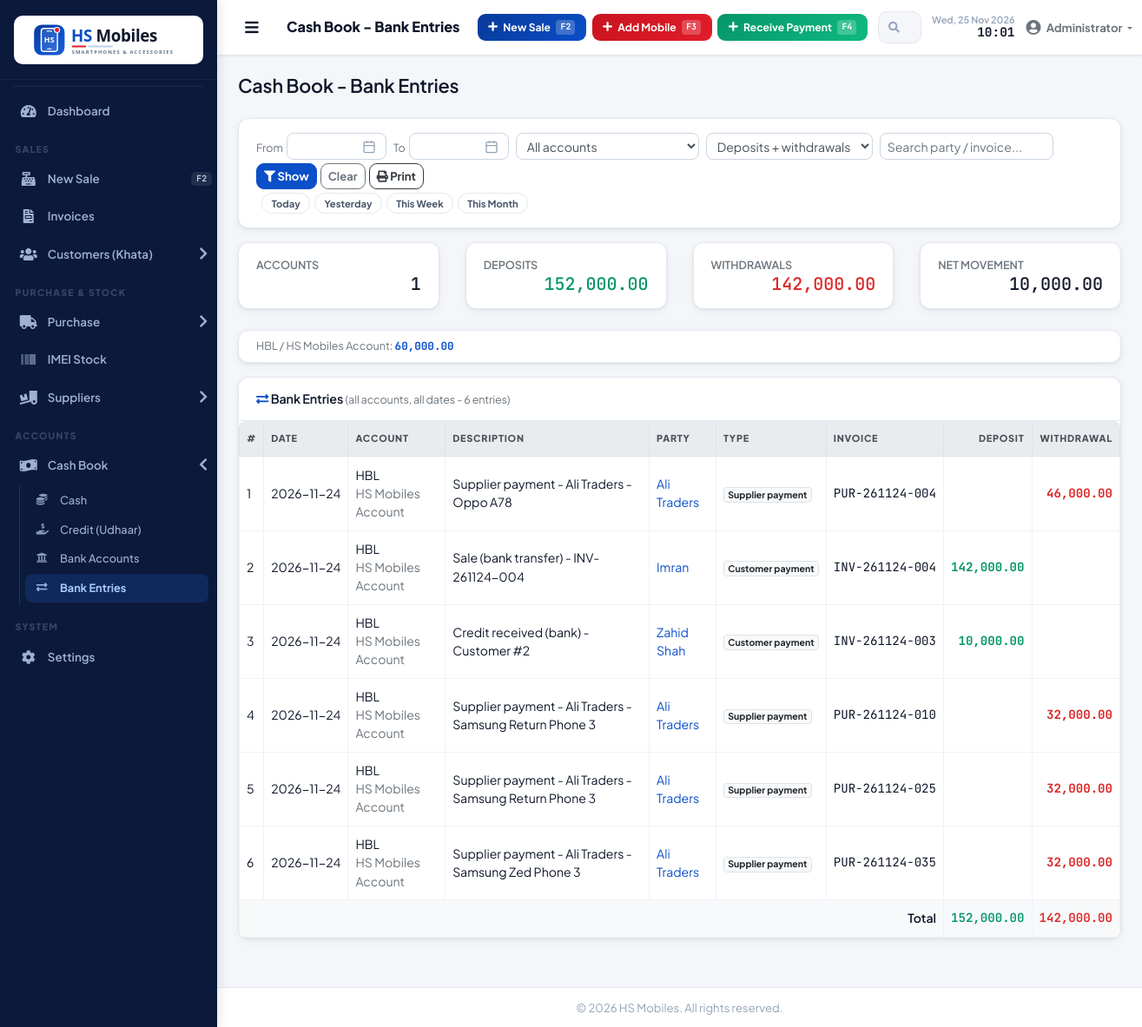
Page /modules/cashbook/bank_entries.php (signed in) on the committed database.
### tables this page shows
CREATE TABLE `bank_accounts` (
  `id` int(11) NOT NULL,
  `account_name` varchar(100) NOT NULL,
  `bank_name` varchar(100) NOT NULL,
  `account_no` varchar(50) NOT NULL,
  `account_type` enum('current','savings','loan') DEFAULT 'current',
  `branch_code` varchar(50) DEFAULT NULL,
  `opening_balance` decimal(12,2) DEFAULT 0.00,
  `current_balance` decimal(12,2) DEFAULT 0.00,
  `status` tinyint(1) DEFAULT 1,
  `created_at` date NOT NULL,
  `updated_at` date DEFAULT NULL
);

CREATE TABLE `bank_transactions` (
  `id` int(11) NOT NULL,
  `bank_account_id` int(11) NOT NULL,
  `transaction_date` date NOT NULL,
  `transaction_type` enum('deposit','withdrawal','transfer_in','transfer_out') NOT NULL,
  `amount` decimal(12,2) NOT NULL,
  `description` text DEFAULT NULL,
  `reference_type` varchar(50) DEFAULT NULL,
  `reference_id` int(11) DEFAULT NULL,
  `cheque_no` varchar(50) DEFAULT NULL,
  `cheque_date` date DEFAULT NULL,
  `cheque_status` enum('pending','cleared','bounced','cancelled') DEFAULT NULL,
  `created_by` int(11) DEFAULT NULL,
  `created_at` date NOT NULL
);

### modules/cashbook/bank_entries.php (the view, shortened to what this page needs)
<?php
require_once '../../includes/functions.php';
require_once __DIR__ . '/_common.php';
[$from, $to, $preset] = cb_period($_GET);
$account = (int)($_GET['account'] ?? 0);
$type = $_GET['type'] ?? 'all';
$q = trim($_GET['q'] ?? '');
$accounts = $pdo->query("SELECT id, account_name, bank_name, account_no, opening_balance, current_balance, status FROM bank_accounts ORDER BY bank_name, account_name")->fetchAll();
$accById = []; foreach ($accounts as $a) $accById[(int)$a['id']] = $a;
$opening = null;
$where = ['1=1']; $params = [];
$LIMIT = 2000;
$sql = "SELECT t.*, ba.account_name, ba.bank_name, " . cb_party_cols() . " FROM bank_transactions t JOIN bank_accounts ba ON ba.id = t.bank_account_id " . cb_party_joins('t') .
       " WHERE " . implode(' AND ', $where) . " ORDER BY t.transaction_date ASC, t.id ASC LIMIT " . ($LIMIT + 1);
$st = $pdo->prepare($sql);
$st->execute($params);
$rows = $st->fetchAll();
$dep = $wd = 0.0;
foreach ($rows as $r) {
    if (in_array($r['transaction_type'], ['deposit', 'transfer_in'], true)) $dep += (float)$r['amount']; else $wd += (float)$r['amount'];
}
$running_ok = ($account && $type === 'all' && $q === '');
$closing = $opening !== null ? $opening + $dep - $wd : null;
require_once '../../includes/header.php';
?>
<div class="card shadow mb-3 no-print">
  <div class="card-body py-3">
    <?php
      $opts = '<select name="account" class="form-control form-control-sm mr-2 mb-1"><option value="0">All accounts</option>';
      foreach ($accounts as $a) { $opts .= '<option value="' . (int)$a['id'] . '"' . ($account === (int)$a['id'] ? ' selected' : '') . '>' . cb_h($a['bank_name'] . ' - ' . $a['account_name']) . '</option>'; }
      $opts .= '</select><select name="type" class="form-control form-control-sm mr-2 mb-1">'
             . '<option value="all"' . ($type === 'all' ? ' selected' : '') . '>Deposits + withdrawals</option>'
             . '<option value="in"' . ($type === 'in' ? ' selected' : '') . '>Deposits only</option>'
             . '<option value="out"' . ($type === 'out' ? ' selected' : '') . '>Withdrawals only</option></select>'
             . '<input type="text" name="q" value="' . cb_h($q) . '" class="form-control form-control-sm mr-2 mb-1" placeholder="Search party / invoice..." style="width:200px">';
      echo cb_filter_bar('bank_entries.php', $from, $to, $opts);
    ?>
  </div>
</div>
<div class="row mb-3">
  <div class="col-md-3 mb-2"><div class="card shadow-sm h-100"><div class="card-body py-3"><div class="small text-muted font-weight-bold"><?= $account ? 'OPENING BALANCE' : 'ACCOUNTS' ?></div>
    <div class="h5 mb-0 money"><?= $account ? cb_money($opening) : count($accounts) ?></div></div></div></div>
  <div class="col-md-3 mb-2"><div class="card shadow-sm h-100"><div class="card-body py-3"><div class="small text-muted font-weight-bold">DEPOSITS</div><div class="h5 mb-0 money text-success"><?= cb_money($dep) ?></div></div></div></div>
  <div class="col-md-3 mb-2"><div class="card shadow-sm h-100"><div class="card-body py-3"><div class="small text-muted font-weight-bold">WITHDRAWALS</div><div class="h5 mb-0 money text-danger"><?= cb_money($wd) ?></div></div></div></div>
  <div class="col-md-3 mb-2"><div class="card shadow-sm h-100"><div class="card-body py-3"><div class="small text-muted font-weight-bold"><?= $account ? 'CLOSING BALANCE' : 'NET MOVEMENT' ?></div>
    <?php $v = $account ? $closing : ($dep - $wd); ?><div class="h5 mb-0 money <?= $v < 0 ? 'text-danger' : '' ?>"><?= cb_money($v) ?></div></div></div></div>
</div>
<?php if (!$account && $accounts): ?>
<div class="card shadow-sm mb-3">
  <div class="card-body py-2">
    <div class="d-flex flex-wrap">
      <?php foreach ($accounts as $a): ?>
        <a href="bank_entries.php?<?= http_build_query(array_filter(['account' => $a['id'], 'preset' => $preset === 'custom' ? '' : $preset, 'from' => $from, 'to' => $to])) ?>" class="mr-4 small text-decoration-none">
          <span class="text-muted"><?= cb_h($a['bank_name']) ?> / <?= cb_h($a['account_name']) ?>:</span> <b class="money <?= $a['current_balance'] < 0 ? 'text-danger' : '' ?>"><?= cb_money($a['current_balance']) ?></b></a>
      <?php endforeach; ?>
    </div>
  </div>
</div>
<?php endif; ?>
<div class="card shadow mb-4">
  <div class="card-header py-3">
    <h6 class="m-0 font-weight-bold text-primary"><i class="fas fa-exchange-alt"></i> Bank Entries
      <span class="text-muted font-weight-normal small">(<?= $account ? cb_h($accById[$account]['bank_name'] . ' - ' . $accById[$account]['account_name']) : 'all accounts' ?>,
        <?= $from === '' && $to === '' ? 'all dates' : cb_h(($from ?: 'start') . ' to ' . ($to ?: 'today')) ?> - <?= count($rows) ?> entries)</span></h6>
  </div>
  <div class="card-body p-0">
    <div class="table-responsive">
      <table class="table table-bordered table-hover table-sm mb-0">
        <thead class="thead-light">
          <tr><th>#</th><th>Date</th><?php if (!$account): ?><th>Account</th><?php endif; ?><th>Description</th><th>Party</th><th>Type</th><th>Invoice</th>
              <th class="text-right">Deposit</th><th class="text-right">Withdrawal</th><?php if ($running_ok): ?><th class="text-right">Balance</th><?php endif; ?></tr>
        </thead>
        <tbody>
        <?php $bal = (float)$opening; foreach ($rows as $i => $r):
          $isIn = in_array($r['transaction_type'], ['deposit', 'transfer_in'], true);
          $bal += $isIn ? (float)$r['amount'] : -(float)$r['amount']; ?>
          <tr>
            <td><?= $i + 1 ?></td>
            <td class="text-nowrap"><?= cb_h($r['transaction_date']) ?></td>
            <?php if (!$account): ?><td class="small"><?= cb_h($r['bank_name']) ?><div class="text-muted"><?= cb_h($r['account_name']) ?></div></td><?php endif; ?>
            <td><?= cb_h($r['description']) ?><?= $r['cheque_no'] ? ' <span class="badge badge-light border">Chq ' . cb_h($r['cheque_no']) . '</span>' : '' ?></td>
            <td><?php if (!empty($r['customer_id'])): ?><a href="../customers/view.php?id=<?= (int)$r['customer_id'] ?>&amp;tab=ledger"><?= cb_h($r['party_name']) ?></a>
                <?php elseif (!empty($r['supplier_id'])): ?><a href="../inventory/supplier_view.php?id=<?= (int)$r['supplier_id'] ?>&amp;tab=ledger"><?= cb_h($r['party_name']) ?></a>
                <?php else: ?><?= cb_h($r['party_name'] ?? '') ?><?php endif; ?></td>
            <td><span class="badge badge-light border"><?= cb_h(cb_ref_label($r['reference_type'])) ?></span></td>
            <td class="text-mono text-nowrap"><?= cb_h($r['doc_no'] ?? '') ?></td>
            <td class="text-right money text-success"><?= $isIn ? cb_money($r['amount']) : '' ?></td>
            <td class="text-right money text-danger"><?= $isIn ? '' : cb_money($r['amount']) ?></td>
          </tr>
        <?php endforeach; ?>
        </tbody>
        <?php if ($rows): ?>
        <tfoot><tr class="font-weight-bold bg-light">
          <td colspan="<?= $account ? 6 : 7 ?>" class="text-right">Total</td>
          <td class="text-right money text-success"><?= cb_money($dep) ?></td>
          <td class="text-right money text-danger"><?= cb_money($wd) ?></td>
        </tr></tfoot>
        <?php endif; ?>
      </table>
    </div>
  </div>
</div>
<?php require_once '../../includes/footer.php'; ?>

### assets/css/style.css (style rules this page uses)
:root { --sidebar-bg: #0b1a3a; --sidebar-hover: #142a5c; --sidebar-active: #1d5fd6; --sidebar-text: #94a3b8; --sidebar-text-hover: #ffffff; --sidebar-width: 250px; --primary: #0b4fc9; --primary-dark: #083a99; --secondary: #14b8a6; --success: #10b981; --info: #06b6d4; --warning: #f59e0b; --danger: #ef4444; --body-bg: #f1f5f9; --card-shadow: 0 1px 3px rgba(0,0,0,0.08), 0 1px 2px rgba(0,0,0,0.06); --topbar-height: 60px; }
* { margin: 0; padding: 0; box-sizing: border-box; }
body { font-family: 'Segoe UI', Tahoma, Geneva, Verdana, sans-serif; background: var(--body-bg); overflow-x: hidden; }
.card { border: none; box-shadow: var(--card-shadow); border-radius: 0.5rem; }
.card-header { background: #fff; border-bottom: 1px solid #e2e8f0; padding: 0.9rem 1.25rem; font-weight: 600; border-radius: 0.5rem 0.5rem 0 0 !important; }
.card-header h6 { font-size: 0.9rem; margin: 0; }
.text-primary { color: var(--primary) !important; }
.text-success { color: var(--success) !important; }
.text-danger { color: var(--danger) !important; }
.table { margin-bottom: 0; }
.table th { font-size: 0.78rem; font-weight: 700; text-transform: uppercase; letter-spacing: 0.04em; color: #64748b; border-top: none; white-space: nowrap; padding: 0.75rem 0.5rem; }
.table td { vertical-align: middle; font-size: 0.88rem; padding: 0.65rem 0.5rem; }
.table-bordered th, .table-bordered td { border-color: #e2e8f0; }
.form-control, .form-select { border-radius: 0.375rem; border-color: #d1d5db; font-size: 0.9rem; }
.font-weight-bold { font-weight: 600 !important; }
.shadow { box-shadow: var(--card-shadow); }

### assets/css/pos-modern.css (style rules this page uses)
:root { --bg: #f4f6f9; --surface: #ffffff; --ink: #0f172a; --ink-2: #475569; --ink-3: #94a3b8; --line: #e2e8f0; --slate-900: #0f172a; --sidebar-bg: #0b1a3a; --sidebar-hover: #142a5c; --sidebar-active: #1d5fd6; --sidebar-text: #9fb0d0; --sidebar-text-hover: #ffffff; --sidebar-width: 250px; --primary: #0b4fc9; --primary-dark: #083a99; --primary-soft: #e8f0fd; --accent: #e11d2a; --success: #059669; --success-soft: #ecfdf5; --danger: #dc2626; --danger-soft: #fef2f2; --warning: #d97706; --warning-soft: #fffbeb; --info: #0b6fb8; --body-bg: var(--bg); --radius: 12px; --radius-sm: 8px; --shadow-sm: 0 1px 2px rgba(15, 23, 42, .06); --shadow: 0 1px 3px rgba(15, 23, 42, .08), 0 4px 12px rgba(15, 23, 42, .04); --card-shadow: var(--shadow); --topbar-height: 64px; --font-ui: 'Plus Jakarta Sans', 'Inter', 'Segoe UI', system-ui, sans-serif; --font-mono: 'JetBrains Mono', ui-monospace, 'Cascadia Mono', Consolas, monospace; }
body { font-family: var(--font-ui); background: var(--bg); color: var(--ink); font-size: .9rem; -webkit-font-smoothing: antialiased; }
h1, h2, h3, h4, h5, h6 { font-family: var(--font-ui); letter-spacing: -.01em; }
a { color: var(--primary); }
.mono, .imei, .cnic, .inv-no, .money, .num, td.money, th.money, .finance-value, .kpi-value { font-family: var(--font-mono); font-variant-numeric: tabular-nums; }
.money, td.money, th.money { text-align: right; white-space: nowrap; }
.card { border: 1px solid var(--line); border-radius: var(--radius); box-shadow: var(--shadow); background: var(--surface); }
.card.shadow, .card.shadow-sm { box-shadow: var(--shadow) !important; }
.card-header { background: transparent; border-bottom: 1px solid var(--line); border-radius: var(--radius) var(--radius) 0 0 !important; }
.card-header h6, .card-header .h6 { color: var(--ink) !important; font-weight: 800; }
.card-header h6 i { color: var(--primary); }
.table-responsive { border-radius: var(--radius-sm); max-width: 100%; }
.table { color: var(--ink); }
.table thead th { background: #f8fafc; color: var(--ink-2); font-size: .68rem; font-weight: 800; letter-spacing: .07em; text-transform: uppercase; border-top: 0; border-bottom: 1px solid var(--line); white-space: nowrap; }
.table td { vertical-align: middle; border-color: #eef2f7; }
.table-responsive { max-height: 70vh; overflow: auto; }
.table-responsive > .table > thead th { position: sticky; top: 0; z-index: 2; box-shadow: 0 1px 0 var(--line); }
.amt-out, td.amt-out, .text-debit { color: var(--danger) !important; font-weight: 700; }
.amt-in, td.amt-in, .text-credit { color: var(--success) !important; font-weight: 700; }
.form-control, .custom-select { border-radius: var(--radius-sm); border-color: #cbd5e1; font-size: .88rem; }
.text-primary { color: var(--primary) !important; }
.text-mono { font-family: var(--font-mono); }

### rows in the picture
bank_accounts: bank_name "HBL", account_name "HS Mobiles Account", current_balance "60,000.00"
bank_transactions: transaction_date "2026-11-24", bank_account.bank_name "HBL", bank_account.account_name "HS Mobiles Account", description "Supplier payment - Ali Traders - Oppo A78", party_name "Ali Traders", reference_type "Supplier payment", doc_no "PUR-261124-004", amount "46,000.00"
bank_transactions: transaction_date "2026-11-24", bank_account.bank_name "HBL", bank_account.account_name "HS Mobiles Account", description "Sale (bank transfer) - INV-261124-004", party_name "Imran", reference_type "Customer payment", doc_no "INV-261124-004", amount "142,000.00"
bank_transactions: transaction_date "2026-11-24", bank_account.bank_name "HBL", bank_account.account_name "HS Mobiles Account", description "Credit received (bank) - Customer #2", party_name "Zahid Shah", reference_type "Customer payment", doc_no "INV-261124-003", amount "10,000.00"
bank_transactions: transaction_date "2026-11-24", bank_account.bank_name "HBL", bank_account.account_name "HS Mobiles Account", description "Supplier payment - Ali Traders - Samsung Return Phone 3", party_name "Ali Traders", reference_type "Supplier payment", doc_no "PUR-261124-010", amount "32,000.00"
bank_transactions: transaction_date "2026-11-24", bank_account.bank_name "HBL", bank_account.account_name "HS Mobiles Account", description "Supplier payment - Ali Traders - Samsung Return Phone 3", party_name "Ali Traders", reference_type "Supplier payment", doc_no "PUR-261124-025", amount "32,000.00"
bank_transactions: transaction_date "2026-11-24", bank_account.bank_name "HBL", bank_account.account_name "HS Mobiles Account", description "Supplier payment - Ali Traders - Samsung Zed Phone 3", party_name "Ali Traders", reference_type "Supplier payment", doc_no "PUR-261124-035", amount "32,000.00"

### other values in the picture
$page_title "Cash Book - Bank Entries"
$_SESSION['user_name'] "Administrator"
count($accounts) "1"
cb_money($dep) "152,000.00"
cb_money($wd) "142,000.00"
cb_money($v) "10,000.00"
count($rows) "6"
shop('name') ?: 'HS Mobiles' "HS Mobiles"
